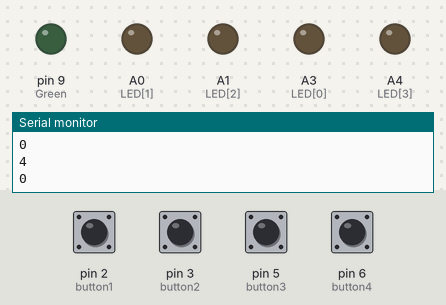
Bench run of a sketch on a simulated Arduino Uno, built with avr-gcc and run on an emulated ATmega328P. Shown: output pins drawn as LEDs (lit = HIGH), the last lines printed to the serial monitor. Inputs (shaded band) come from the test bench; at power-on: pin 2 (button1), pin 3 (button2), pin 5 (button3), pin 6 (button4) HIGH.

Above: at 1.2 s.
1.3 s: pin 2 (button1) pulled LOW for 0.15 s
At 1.6 s:
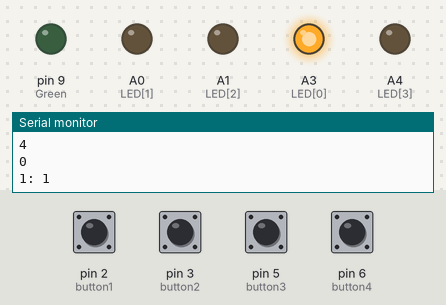
2.9 s: pin 3 (button2) pulled LOW for 1 s
At 4.1 s:
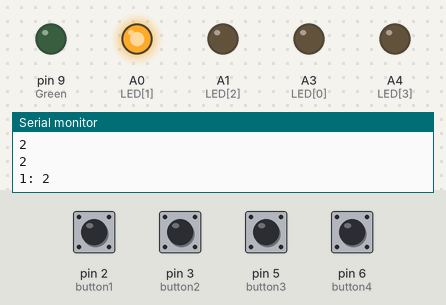
5.4 s: pin 5 (button3) pulled LOW for 0.15 s
At 6.0 s:
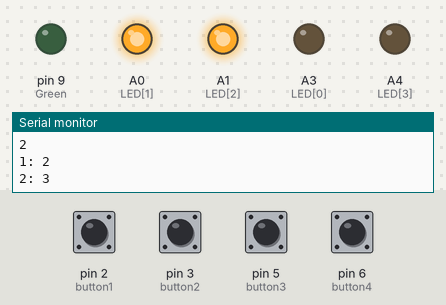
7.0 s: pin 6 (button4) pulled LOW for 0.15 s
At 8.2 s:
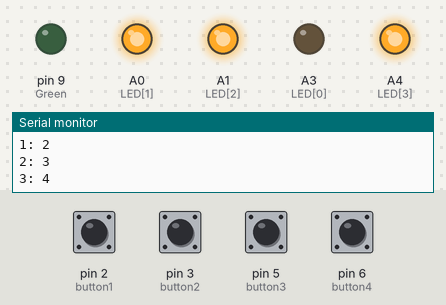
8.6 s: pin 2 (button1) pulled LOW for 1 s
At 9.3 s:
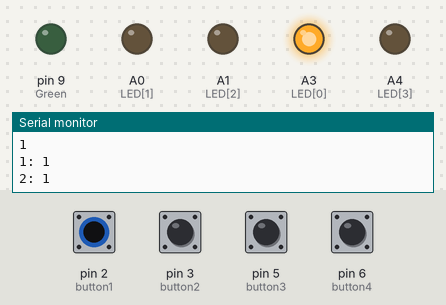
11.1 s: pin 5 (button3) pulled LOW for 1 s
At 12.4 s:
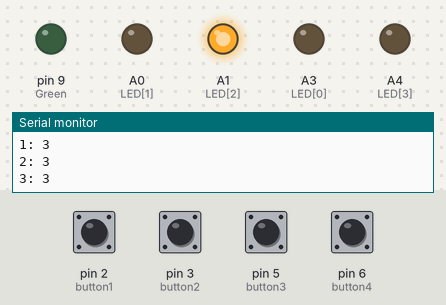
Timing chart, 0 to 14.1 s (numbered marks = the images above; inputs shaded):
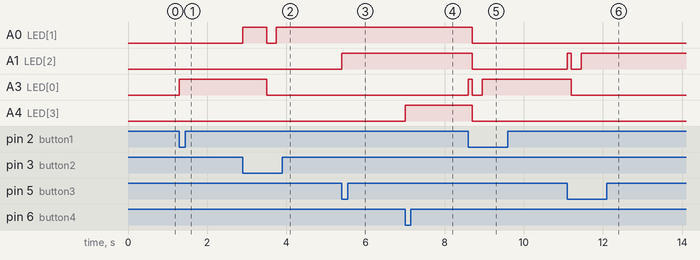

The sketch:

LED_Code_Lock.ino
```cpp
const int button1 = 2; //first button is on pin 8
const int button2 = 3; //second is on pin 9
const int button3 = 5; //third is pin 10
const int button4 = 6; //fourth button is pin 11
const int LED[] = {A3,A0,A1,A4};

const int Green = 9;

int code[] = {1,2,3,4};
int entered[4];

void setup() {
  Serial.begin(9600);
  Serial.println(code[0]);

  pinMode(button1, INPUT_PULLUP); //button 1 is an input
  pinMode(button2, INPUT_PULLUP); //button 2 is an input
  pinMode(button3, INPUT_PULLUP); //button 3 is an input
  pinMode(button4, INPUT_PULLUP); //button 4 is an input
  pinMode(Green, OUTPUT);

  for (int i = 0; i < 4;i++){ //work through numbers 0-3
    Serial.println(code[i]); //print each digit of the code
    Serial.println(entered[i]); //print each element of the entered[]
                                //array (this was for me to check that it
                                //started at 0
    pinMode(LED[i],OUTPUT);
  }
}

void loop(){ //run repeatedly
  if (digitalRead(button1) == LOW){ //if button1 is pressed
    checkEntered1(1); //call checkEntered and pass it a 1

    delay(250);
  }
  else if (digitalRead(button2) == LOW){ //if button2 is pressed
    checkEntered1(2); //call checkEntered1 and pass it a 2

    delay(250); //wait
  }
  else if (digitalRead(button3) == LOW){ //if button3 is pressed
    checkEntered1(3); //call checkEntered1 and pass it a 3

    delay(250); //wait
  }
  else if (digitalRead(button4) == LOW){ //if button4 is pressed
    checkEntered1(4); //call checkEntered1 and pass it a 4

    delay(250); //wait
  }
}

void checkEntered1(int button){ //check the first element of the entered[] array
  digitalWrite(LED[button-1],HIGH);
  if (entered[0] != 0){ //if it is not a zero, i.e. it has already been inputted
    checkEntered2(button); //move on to checkEntered2, passing it "button"
  }
  else if(entered[0] == 0){ //if it is zero, i.e. if it hasn't been defined with a button yet
    entered[0] = button; //set the first element as the button that has been pressed
    Serial.print("1: ");Serial.println(entered[0]); //for debugging
  }
}

void checkEntered2(int button){ //check the second element of the entered[] array]
  digitalWrite(LED[button-1],HIGH);
  if (entered[1] != 0){ //if it is not a zero, i.e. it has already been inputted
    checkEntered3(button); //move on to checkEntered3, passing it "button"
  }
  else if(entered[1] == 0){ //if it is zero, i.e. if it hasn't been defined with a button yet
    entered[1] = button; //set the second element as the button that has been pressed
    Serial.print("2: ");Serial.println(entered[1]); //for debugging
  }
}

void checkEntered3(int button){  //check the third element of the entered[] array
  digitalWrite(LED[button-1],HIGH);
  if (entered[2] != 0){ //if it is not a zero, i.e. it has already been inputted
    checkEntered4(button); //move on to checkEntered4, passing it "button"
  }

  else if (entered[2] == 0){ //if it is zero, i.e. if it hasn't been defined with a button yet
    entered[2] = button; //set the third element as the button that has been pressed
    Serial.print("3: ");Serial.println(entered[2]); //for debugging
  }
}

void checkEntered4(int button){ //check the fourth element of the entered[] array
  digitalWrite(LED[button-1],HIGH);
  if (entered[3] == 0){ //if it is zero, i.e. if it hasn't been defined with a button yet
    entered[3] = button; //set the final element as the button that has been pressed
    Serial.print("4: "); //for debugging
    delay(100); //allow time for processing
    compareCode(); //call the compareCode function
  }
}


void compareCode(){ //checks if the code entered is correct by comparing the code[] array with the entered[] array
  for (int i = 0; i<4;i++){ //these three lines are for debugging
    Serial.println(entered[i]);
  }
  if ((entered[0]==code[0]) && (entered[1]==code[1]) && (entered[2]==code[2]) && (entered[3]==code[3])){ //if all the elements of each array are equal
    digitalWrite(Green, HIGH); //turn the green LED on
    delay(1000); //wait for a bit
    digitalWrite(Green, LOW); //turn the green LED off

    for (int i = 0; i < 4; i++){ //this next loop is for debugging
      entered[i] = 0;
    }
    loop(); //return to loop() (not really necessary)
  }
  else { //if you (or the intruder) get the code wrong
    for (int i = 0; i < 4; i++){ //this next loop is for debugging
      entered[i] = 0;
    }
  }
  close_all();
}


void close_all(){
  digitalWrite(LED[0],LOW);
  digitalWrite(LED[1],LOW);
  digitalWrite(LED[2],LOW);
  digitalWrite(LED[3],LOW);
}
```

Measured:
- after the input at 1.3 s, A3 (LED[0]): LOW → HIGH at once
- after the input at 2.9 s, A0 (LED[1]): LOW → HIGH at once, → LOW 0.60 s later, → HIGH 0.25 s later; A3 (LED[0]): HIGH → LOW after 0.60 s
- after the input at 5.4 s, A1 (LED[2]): LOW → HIGH at once
- after the input at 7.0 s, A4 (LED[3]): LOW → HIGH at once
- after the input at 8.6 s, A0 (LED[1]), A1 (LED[2]), A4 (LED[3]): HIGH → LOW after 0.10 s; A3 (LED[0]): LOW → HIGH at once, → LOW 0.10 s later, → HIGH 0.25 s later
- after the input at 11.1 s, A1 (LED[2]): LOW → HIGH at once, → LOW 0.10 s later, → HIGH 0.25 s later; A3 (LED[0]): HIGH → LOW after 0.10 s
